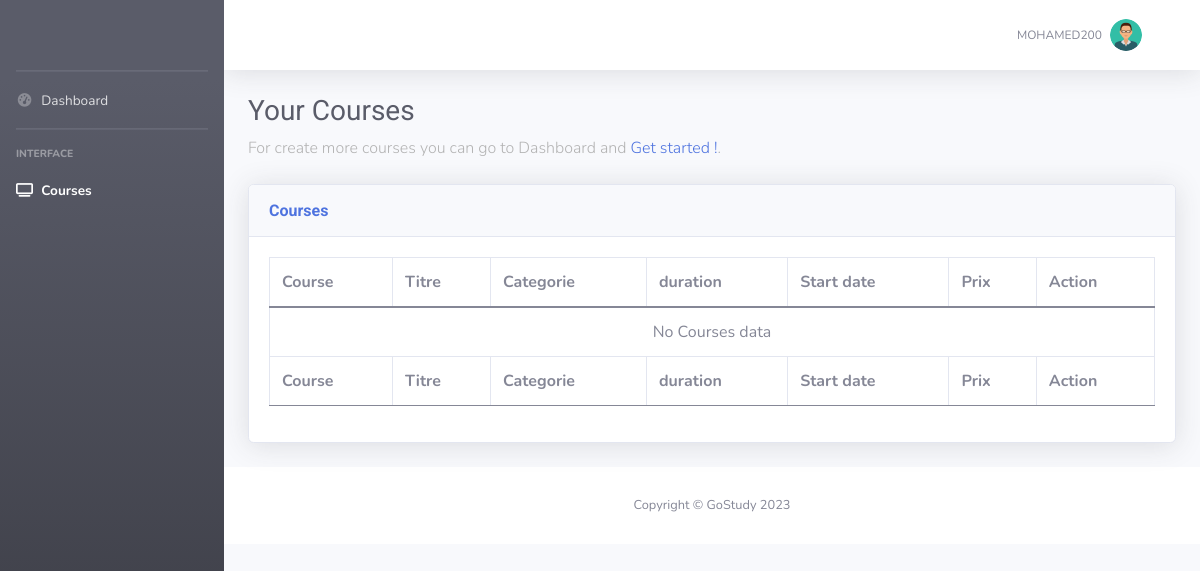
Page /Enseignant/Dashboard/courses (signed in) on the earlier database version.
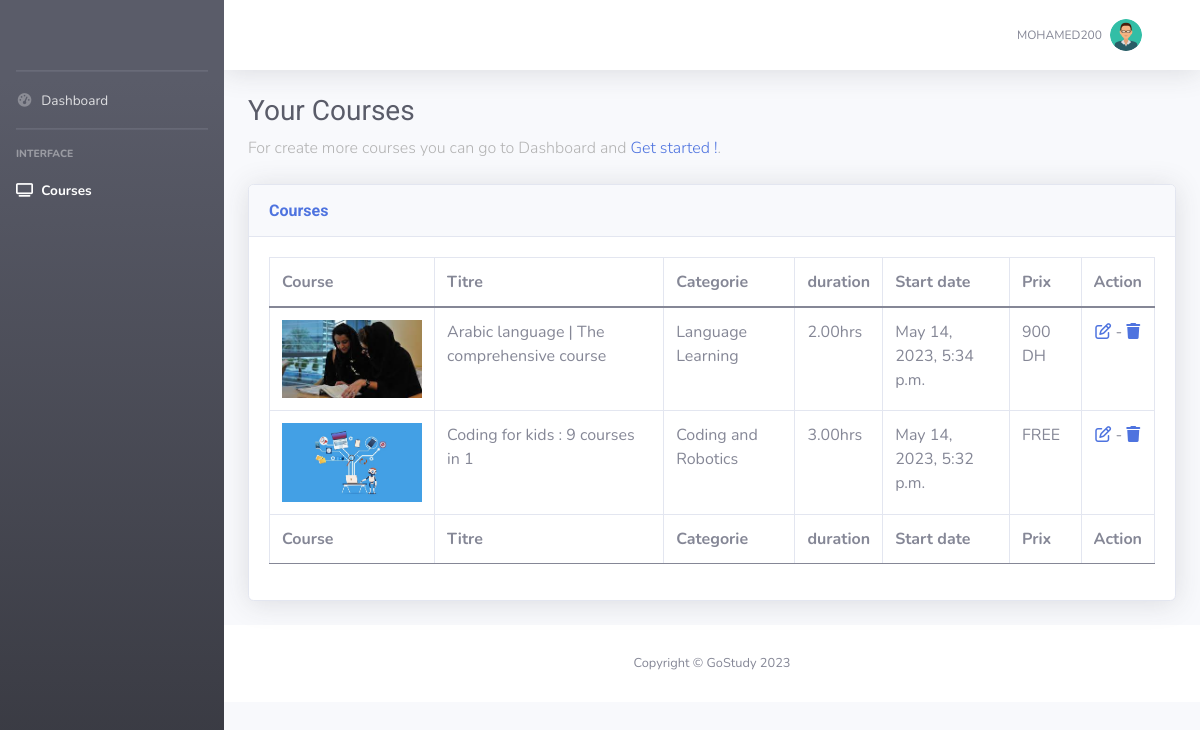
Same page on the later database version.
### prof/models.py (models this page shows, shortened)
class Enseignant(models.Model):
    user = models.OneToOneField(User, null=True,on_delete=models.CASCADE)
    nom = models.CharField(max_length=30)
    datenaissence = models.DateField()
    photo = models.ImageField(upload_to='etudiant/img/pdp/%y',default='prof/img/pdp/23/user.png')
    datecreation = models.DateTimeField(auto_now=True)

### courses/models.py (models this page shows, shortened)
class course(models.Model):
    titre = models.CharField(max_length=80)
    description = models.TextField()
    categorie = models.ForeignKey(categorie, null=True, on_delete=models.CASCADE)
    datecreation  = models.DateTimeField(auto_now=True)
    avis = models.IntegerField(null=True,validators=[MinValueValidator(0),MaxValueValidator(5)],default=0)
    cover = models.ImageField( upload_to='CourseCovers/img/%y/',null=True,default='',blank=True)
    video = models.FileField( upload_to='CourseVideos/lecons/%y',null=True,default='',blank=True)
    duration = models.DecimalField(max_digits=4, decimal_places=2,null=True,default=2)
    tag = models.ManyToManyField(tag)
    Enseignant = models.ForeignKey(Enseignant, null=True, on_delete=models.CASCADE)
    prix = models.DecimalField(max_digits=7,decimal_places=2,null=True)
    level = models.CharField(max_length=90,null=True,default='beginner')

class categorie(models.Model):
    nom = models.CharField( max_length=50)
    cover = models.ImageField( upload_to='categoryCovers/img/%y/',null=True)
    def __str__(self):
        return self.nom

### etudiant/decorators.py (the view)
        def wrapper_func(request, *args, **kwargs):
            if request.user.groups.exists():
                group = request.user.groups.all()[0].name
            if group in allowedGroups:
                    return view_func(request, *args, **kwargs)
            else:
                return redirect("home")

### prof/views.py (called while the page is built)
@login_required(login_url='etudiant_login')
@allowedusers(allowedGroups=['prof','admin'])
def dashboardcourses(request):
    m = {
    'pdp':Enseignant.objects.all().get(user=request.user),
    'cours':course.objects.all().filter(Enseignant=request.user.id)
    }
    return render(request,'prof/courses.html',m)

### templates/prof/courses.html
{% extends 'base/prof/header.html' %}
{% block content %}
<div class="container-fluid">
    <h1 class="h3 mb-2 text-gray-800">Your Courses</h1>
    <p class="mb-4">For create more courses you can go to Dashboard and<a target="_blank"
            href="{% url 'dashboardprof' %}"> Get started !</a>.</p>
    <div class="card shadow mb-4">
        <div class="card-header py-3">
            <h6 class="m-0 font-weight-bold text-primary">Courses</h6>
        </div>
        <div class="card-body">
            <div class="table-responsive">
                <table class="table table-bordered" id="dataTable" width="100%" cellspacing="0">
                    <thead>
                        <tr>
                            <th>Course</th>
                            <th>Titre</th>
                            <th>Categorie</th>
                            <th>duration</th>
                            <th>Start date</th>
                            <th>Prix</th>
                            <th>Action</th>
                        </tr>
                    </thead>
                    <tfoot>
                        <tr>
                            <th>Course</th>
                            <th>Titre</th>
                            <th>Categorie</th>
                            <th>duration</th>
                            <th>Start date</th>
                            <th>Prix</th>
                            <th>Action</th>
                        </tr>
                    </tfoot>
                    <tbody>
                        {% if not cours %} <tr> <td colspan='7' class="text-center">No Courses data</td></tr> {% else %}
                        {% for cr in cours %}
                        <tr>
                            <td><img src="{{cr.cover.url}}" width=140 alt="" srcset=""></td>
                            <td>{{cr.titre}}</td>
                            <td>{{cr.categorie}}</td>
                            <td>{{cr.duration}}hrs</td>
                            <td>{{cr.datecreation}}</td>
                            {% if cr.prix %}
                            <td><script>document.write(parseFloat({{cr.prix}}*10))</script> DH</td>
                            {% else %}
                            <td>FREE</td>
                            {% endif %}
                            <td><center><a href="{% url 'editcourse' cr.id %}"><i class="fa-regular fa-pen-to-square"></i></a> - <a href="{% url 'deletecourse' cr.id %}"><i class="fa-solid fa-trash"></i></a></center></td>
                        </tr>
                        {% endfor %}
                        {% endif %}
                    </tbody>
                </table>
            </div>
        </div>
    </div>
</div>
{% endblock content %}

### templates/base/prof/header.html (shortened to what this page needs)
{% load static %}
<!DOCTYPE html>
<html lang="en">
<head>
{% include 'base/coursesHeader.html' %}
{% include 'base/header.html' %}
    <link href="{% static 'prof/vendor/fontawesome-free/css/all.min.css' %}" rel="stylesheet" type="text/css">
    <link href="{% static 'prof/css/sb-admin-2.min.css' %}" rel="stylesheet">
</head>
<body id="page-top">
    <div id="wrapper">
        <ul class="navbar-nav bg-gradient-dark sidebar sidebar-dark accordion" id="accordionSidebar">
            <a class="sidebar-brand d-flex align-items-center justify-content-center" href="{% url 'dashboardprof' %}">
                </a>
            <hr class="sidebar-divider my-0">
            <li class="nav-item {% if request.resolver_match.url_name == 'dashboardprof' %}active{% endif %}">
                <a class="nav-link" href="{% url 'dashboardprof' %}">
                    <i class="fas fa-fw fa-tachometer-alt"></i>
                    <span>Dashboard</span></a>
            </li>
            <hr class="sidebar-divider">
            <div class="sidebar-heading">
                Interface
            </div>
            <li class="nav-item {% if request.resolver_match.url_name == 'dashboardcourses' %}active{% endif %}">
                <a class="nav-link collapsed" href="{% url 'dashboardcourses' %}">
                    <i class="fa-solid fa-tv"></i>
                    <span>Courses</span>
                </a>
            </li>
        </ul>
        <div id="content-wrapper" class="d-flex flex-column">
            <div id="content">
                {% if request.resolver_match.url_name != 'createcourse' %}
                <nav class="navbar navbar-expand navbar-light bg-white topbar mb-4 static-top shadow">
                    <ul class="navbar-nav ml-auto">
                        <li class="nav-item dropdown no-arrow">
                            <a class="nav-link dropdown-toggle" href="#" id="userDropdown" role="button"
                                data-toggle="dropdown" aria-haspopup="true" aria-expanded="false">
                                <span class="mr-2 d-none d-lg-inline text-gray-600 small">{{request.user}}</span>
                                <img class="img-profile rounded-circle"
                                    src="{{pdp.photo.url}}">
                            </a>
                        </li>
                    </ul>
                </nav>
        {% endif %}
                    {% block content %}
                    {% endblock content %}
            {% if request.resolver_match.url_name != 'createcourse' and request.resolver_match.url_name != 'deletecourse' %}
            <footer class="sticky-footer bg-white">
                <div class="container my-auto">
                    <div class="copyright text-center my-auto">
                        <span>Copyright &copy; GoStudy 2023</span>
                    </div>
                </div>
            </footer>{% endif %}
        </div>
    </div>
</body>
</html>

### templates/base/coursesHeader.html (shortened to what this page needs)
{% load static %}
    <link href="https://cdnjs.cloudflare.com/ajax/libs/font-awesome/5.10.0/css/all.min.css" rel="stylesheet">
    <link href="https://cdn.jsdelivr.net/npm/bootstrap-icons@1.4.1/font/bootstrap-icons.css" rel="stylesheet">
    <link href="{% static 'lib/animate/animate.min.css' %}" rel="stylesheet">
    <link href="{% static 'lib/owlcarousel/assets/owl.carousel.min.css' %}" rel="stylesheet">
    <link href="{% static 'css/bootstrap.min.css' %}" rel="stylesheet">
    <link href="{% static 'css/style.css' %}" rel="stylesheet">

### templates/base/header.html (shortened to what this page needs)
{% load static %}
<head>
    <link rel="stylesheet" href="{% static 'etudiant/fonts/icomoon/style.css' %}">
    <link rel="stylesheet" href="{% static 'etudiant/css/owl.carousel.min.css' %}">
      <link href="{% static 'lib/animate/animate.min.css' %}" rel="stylesheet">
      <link href="{% static 'lib/owlcarousel/assets/owl.carousel.min.css' %}" rel="stylesheet">
    <link href="https://cdnjs.cloudflare.com/ajax/libs/font-awesome/5.10.0/css/all.min.css" rel="stylesheet">
    <link href="https://cdn.jsdelivr.net/npm/bootstrap-icons@1.4.1/font/bootstrap-icons.css" rel="stylesheet">
    <link rel="stylesheet" href="{% static 'etudiant/css/bootstrap.min.css' %}">
    <link rel="stylesheet" href="{% static 'etudiant/css/style.css' %}">
  </head>

### gostudy/static/css/style.css (style rules this page uses)
:root { --primary: #06BBCC; --light: #F0FBFC; --dark: #181d38; }
.navbar .dropdown-toggle::after { border: none; content: "\f107"; font-family: "Font Awesome 5 Free"; font-weight: 900; vertical-align: middle; margin-left: 8px; }
.navbar-light .navbar-nav .nav-link { margin-right: 30px; padding: 25px 0; color: #FFFFFF; font-size: 15px; text-transform: uppercase; outline: none; }
.navbar-light .navbar-nav .nav-link { color: var(--dark); font-weight: 500; }

### gostudy/static/etudiant/css/style.css (style rules this page uses)
body { font-family: "Roboto", sans-serif; background-color: #fff; }
p { color: #b3b3b3; font-weight: 300; }
h1, h2, h3, h4, h5, h6, .h1, .h2, .h3, .h4, .h5, .h6 { font-family: "Roboto", sans-serif; }
a { -webkit-transition: .3s all ease; -o-transition: .3s all ease; transition: .3s all ease; }

Differences in the rows shown:
added course: cover (picture), titre "Arabic language | The comprehensive course", categorie "Language Learning", duration "2.00", datecreation "May 14, 2023, 5:34 p.m."
added course: cover (picture), titre "Coding for kids : 9 courses in 1", categorie "Coding and Robotics", duration "3.00", datecreation "May 14, 2023, 5:32 p.m.", prix "FREE"
Other differences:
text no longer shown: "No Courses data"
